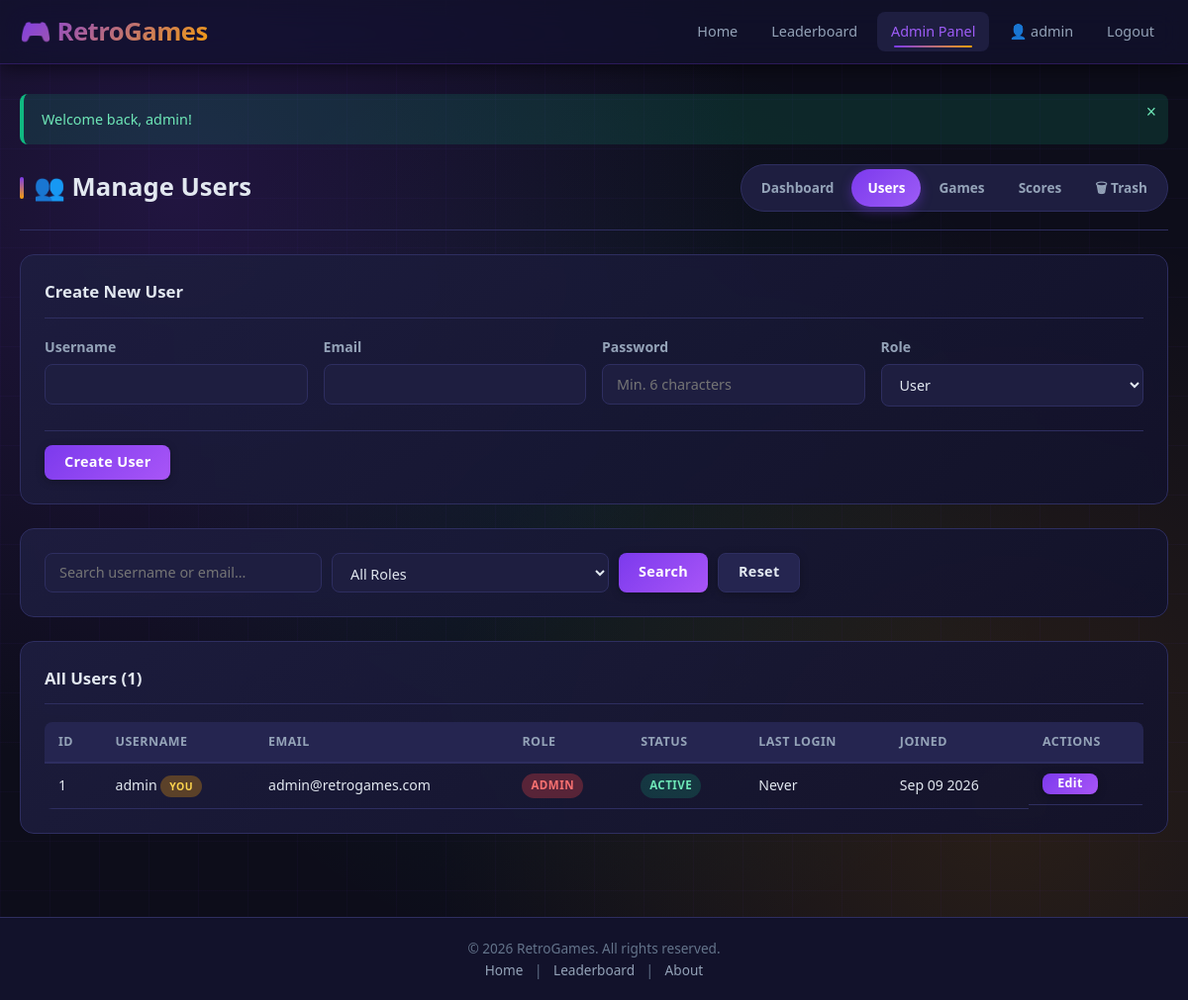
The page /admin/users.php (signed in) on the database its author committed.
### tables this page shows
CREATE TABLE IF NOT EXISTS `users` (
  `id`         INT UNSIGNED     NOT NULL AUTO_INCREMENT,
  `username`   VARCHAR(50)      NOT NULL,
  `email`      VARCHAR(100)     NOT NULL,
  `password`   VARCHAR(255)     NOT NULL,
  `role`       ENUM('user','admin') NOT NULL DEFAULT 'user',
  `avatar`     VARCHAR(255)     DEFAULT NULL,
  `is_active`  TINYINT(1)       NOT NULL DEFAULT 1,
  `created_at` DATETIME         NOT NULL DEFAULT CURRENT_TIMESTAMP,
  `updated_at` DATETIME         NOT NULL DEFAULT CURRENT_TIMESTAMP ON UPDATE CURRENT_TIMESTAMP,
  `last_login` DATETIME         DEFAULT NULL,
  `total_playtime` INT UNSIGNED NOT NULL DEFAULT 0 COMMENT 'lifetime seconds played',
  `deleted_at` DATETIME         DEFAULT NULL COMMENT 'soft delete / recycle bin',
  PRIMARY KEY (`id`),
  UNIQUE KEY `uq_username` (`username`),
  UNIQUE KEY `uq_email`    (`email`),
  KEY `idx_users_deleted` (`deleted_at`)
);

### includes/auth.php (called while the page is built, shortened)
<?php
function sanitize($input) {
    return htmlspecialchars(trim($input), ENT_QUOTES, 'UTF-8');
}

### admin/users.php (the view, shortened to what this page needs)
<?php
require_once '../includes/auth.php';
$pdo = getDB();
$search    = trim($_GET['search'] ?? '');
$page      = max(1, (int)($_GET['page'] ?? 1));
$perPage   = 20;
$offset    = ($page - 1) * $perPage;
$where = ['deleted_at IS NULL'];
$params = [];
$whereStr = implode(' AND ', $where);
$total = $pdo->prepare("SELECT COUNT(*) FROM users WHERE $whereStr");
$total->execute($params);
$total = $total->fetchColumn();
$stmt = $pdo->prepare("SELECT * FROM users WHERE $whereStr ORDER BY created_at DESC LIMIT $perPage OFFSET $offset");
$stmt->execute($params);
$users = $stmt->fetchAll();
$editUser = null;
include '../includes/header.php';
?>
<section id="admin-section">
    <div class="admin-header">
        <h2>👥 Manage Users</h2>
        <nav class="admin-nav">
            <a href="index.php">Dashboard</a>
            <a href="users.php" class="active">Users</a>
            <a href="games.php">Games</a>
            <a href="scores.php">Scores</a>
            <a href="trash.php">🗑 Trash</a>
        </nav>
    </div>
    <div class="admin-card">
        <h3><?= $editUser ? 'Edit User: ' . sanitize($editUser['username']) : 'Create New User' ?></h3>
        <form method="POST" action="users.php">
            <div class="form-row">
                <div class="form-group">
                    <label>Username</label>
                    <input type="text" name="username" value="<?= sanitize($editUser['username'] ?? '') ?>"
                           required pattern="[a-zA-Z0-9_]{3,50}" maxlength="50">
                </div>
                <div class="form-group">
                    <label>Email</label>
                    <input type="email" name="email" value="<?= sanitize($editUser['email'] ?? '') ?>" required>
                </div>
                <div class="form-group">
                    <label><?= $editUser ? 'New Password (leave blank to keep)' : 'Password' ?></label>
                    <input type="password" name="<?= $editUser ? 'new_password' : 'password' ?>"
                           <?= $editUser ? '' : 'required' ?> minlength="6" placeholder="Min. 6 characters">
                </div>
                <div class="form-group">
                    <label>Role</label>
                    <select name="role">
                        <option value="user" <?= ($editUser['role'] ?? 'user') === 'user' ? 'selected' : '' ?>>User</option>
                    </select>
                </div>
            </div>
            <div class="form-actions">
                <button type="submit" class="btn btn-primary"><?= $editUser ? 'Update User' : 'Create User' ?></button>
            </div>
        </form>
    </div>
    <div class="admin-card">
        <form method="GET" action="users.php" class="filter-form">
            <input type="text" name="search" value="<?= sanitize($search) ?>" placeholder="Search username or email...">
            <select name="role">
                <option value="">All Roles</option>
            </select>
            <button type="submit" class="btn btn-primary">Search</button>
            <a href="users.php" class="btn btn-secondary">Reset</a>
        </form>
    </div>
    <div class="admin-card">
        <h3>All Users (<?= $total ?>)</h3>
        <table class="data-table">
            <thead>
                <tr>
                    <th>ID</th><th>Username</th><th>Email</th><th>Role</th>
                    <th>Status</th><th>Last Login</th><th>Joined</th><th>Actions</th>
                </tr>
            </thead>
            <tbody>
                <?php foreach ($users as $u): ?>
                <tr class="<?= !$u['is_active'] ? 'row-inactive' : '' ?>">
                    <td><?= $u['id'] ?></td>
                    <td><?= sanitize($u['username']) ?> <?= $u['id'] == $_SESSION['user_id'] ? '<span class="badge badge-you">You</span>' : '' ?></td>
                    <td><?= sanitize($u['email']) ?></td>
                    <td><span class="badge badge-<?= $u['role'] ?>"><?= $u['role'] ?></span></td>
                    <td><span class="badge badge-<?= $u['is_active'] ? 'active' : 'inactive' ?>"><?= $u['is_active'] ? 'Active' : 'Banned' ?></span></td>
                    <td><?= $u['last_login'] ? date('M d Y', strtotime($u['last_login'])) : 'Never' ?></td>
                    <td><?= date('M d Y', strtotime($u['created_at'])) ?></td>
                    <td class="action-cell">
                        <a href="users.php?edit=<?= $u['id'] ?>" class="btn btn-xs btn-primary">Edit</a>
                    </td>
                </tr>
                <?php endforeach; ?>
            </tbody>
        </table>
    </div>
</section>
<?php include '../includes/footer.php'; ?>

### rows shown on the page
users: id "1", username "admin", shows "YOU", email "admin@retrogames.com", role "ADMIN", is_active "ACTIVE", shows "Never", created_at "Sep 09 2026"

### other values the page prints
$_SESSION['username'] "admin"
$flash['message'] "Welcome back, admin!"
$total "1"
